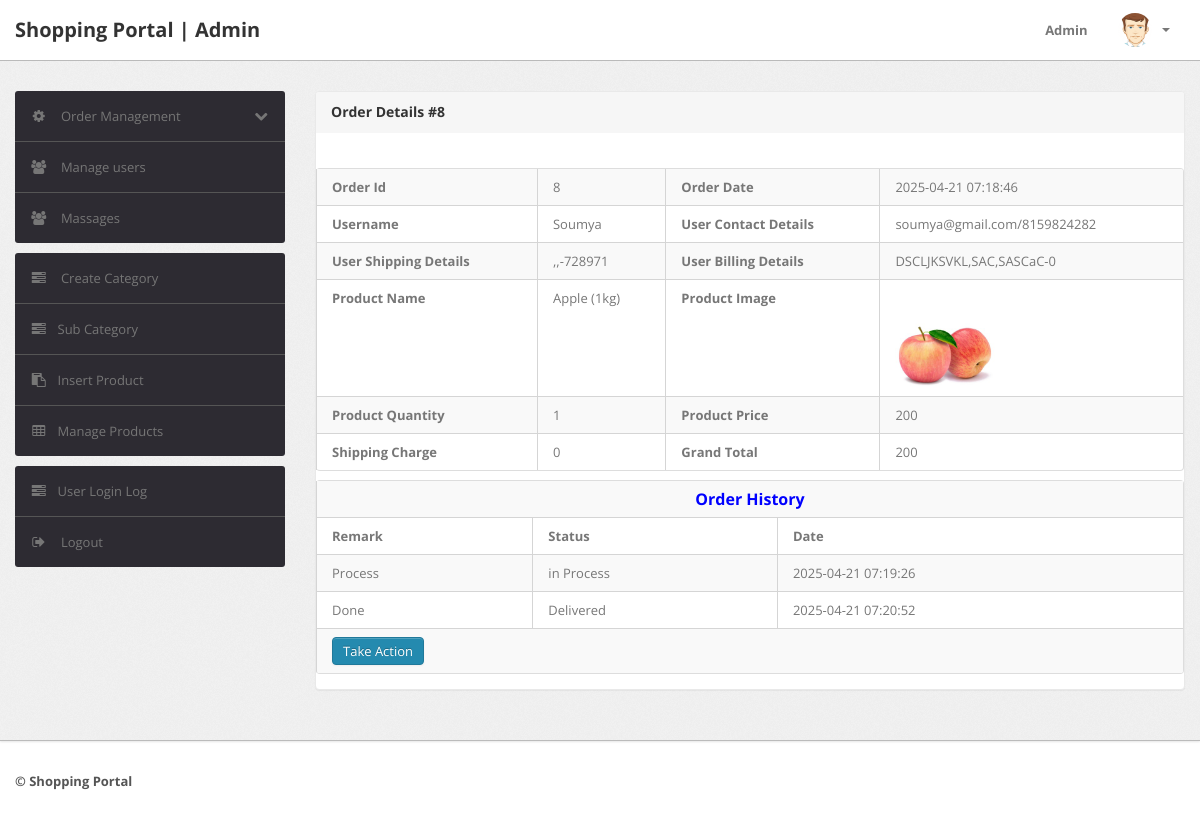
The app's page /Admin/order-details.php?oid=8 (signed in) with its own data.
### tables this page shows
CREATE TABLE `orders` (
  `id` int(11) NOT NULL,
  `userId` int(11) NOT NULL,
  `productId` varchar(255) NOT NULL,
  `quantity` int(11) NOT NULL,
  `orderDate` timestamp NOT NULL DEFAULT current_timestamp(),
  `paymentMethod` varchar(50) DEFAULT NULL,
  `orderStatus` varchar(55) DEFAULT NULL
);

CREATE TABLE `users` (
  `id` int(11) NOT NULL,
  `name` varchar(255) NOT NULL,
  `email` varchar(255) NOT NULL,
  `contactno` bigint(11) NOT NULL,
  `password` varchar(255) NOT NULL,
  `shippingAddress` longtext NOT NULL,
  `shippingState` varchar(255) NOT NULL,
  `shippingCity` varchar(255) NOT NULL,
  `shippingPincode` int(11) NOT NULL,
  `billingAddress` longtext NOT NULL,
  `billingState` varchar(255) NOT NULL,
  `billingCity` varchar(255) NOT NULL,
  `billingPincode` int(11) NOT NULL,
  `regDate` timestamp NOT NULL DEFAULT current_timestamp(),
  `updationDate` varchar(255) NOT NULL
);

CREATE TABLE `products` (
  `id` int(11) NOT NULL,
  `category` int(11) NOT NULL,
  `subCategory` int(11) NOT NULL,
  `productName` varchar(255) NOT NULL,
  `productCompany` varchar(255) NOT NULL,
  `productPrice` int(11) NOT NULL,
  `productPriceBeforeDiscount` int(11) NOT NULL,
  `productDescription` longtext NOT NULL,
  `productImage1` varchar(255) NOT NULL,
  `productImage2` varchar(255) NOT NULL,
  `productImage3` varchar(255) NOT NULL,
  `shippingCharge` int(11) NOT NULL,
  `productAvailability` varchar(255) NOT NULL,
  `postingDate` timestamp NOT NULL DEFAULT current_timestamp(),
  `updationDate` varchar(255) NOT NULL
);

CREATE TABLE `ordertrackhistory` (
  `id` int(11) NOT NULL,
  `orderId` int(11) NOT NULL,
  `status` varchar(255) NOT NULL,
  `remark` mediumtext NOT NULL,
  `postingDate` timestamp NOT NULL DEFAULT current_timestamp()
);

### Admin/order-details.php (the view, shortened to what this page needs)
<?php
include('include/config.php');
if(strlen($_SESSION['alogin'])==0)
	{
header('location:index.php');
}
else{
?>
<!DOCTYPE html>
<html lang="en">
<head>
	<link type="text/css" href="bootstrap/css/bootstrap.min.css" rel="stylesheet">
	<link type="text/css" href="bootstrap/css/bootstrap-responsive.min.css" rel="stylesheet">
	<link type="text/css" href="css/theme.css" rel="stylesheet">
	<link type="text/css" href="images/icons/css/font-awesome.css" rel="stylesheet">
</head>
<body>
<?php include('include/header.php');?>
	<div class="wrapper">
		<div class="container">
			<div class="row">
<?php include('include/sidebar.php');?>
			<div class="span9">
					<div class="content">
	<div class="module">
							<div class="module-head">
								<h3>Order Details #<?php echo intval($_GET['oid']);?></h3>
							</div>
							<div class="module-body table">
									<br />
					<div class="table-responsive">
			<table cellpadding="0" cellspacing="0" border="0" class="datatable-1 table table-bordered table-striped	 display table-responsive" >
<tbody>
<?php
$orderid=intval($_GET['oid']);
$query=mysqli_query($con,"select orders.id as oid,users.name as username,users.email as useremail,users.contactno as usercontact,users.shippingAddress as shippingaddress,users.shippingCity as shippingcity,users.shippingState as shippingstate,users.shippingPincode as shippingpincode,products.productName as productname,products.shippingCharge as shippingcharge,orders.quantity as quantity,orders.orderDate as orderdate,products.productPrice as productprice,billingAddress,billingState,billingCity,billingPincode,products.id as pid,productImage1,shippingcharge from orders join users on  orders.userId=users.id join products on products.id=orders.productId where orders.id='$orderid'");
$cnt=1;
while($row=mysqli_fetch_array($query))
{
?>
										<tr>
											<th>Order Id</th>
											<td><?php echo htmlentities($row['oid']);?></td>
											<th>Order Date</th>
											<td><?php echo htmlentities($row['orderdate']);?></td>
										</tr>
										<tr>
											<th>Username</th>
											<td><?php echo htmlentities($row['username']);?></td>
											<th>User Contact Details</th>
											<td><?php echo htmlentities($row['useremail']);?>/<?php echo htmlentities($row['usercontact']);?></td>
										</tr>
										<tr>
										<th>User Shipping Details</th>
											<td><?php echo htmlentities($row['billingAddress'].",".$row['billingCity'].",".$row['billingState']."-".$row['shippingpincode']);?></td>
												<th>User Billing Details</th>
											<td><?php echo htmlentities($row['shippingaddress'].",".$row['shippingcity'].",".$row['shippingstate']."-".$row['billingPincode']);?></td>
										</tr>
										<tr>
											<th>Product Name</th>
											<td><?php echo htmlentities($row['productname']);?></td>
												<th>Product Image</th>
											<td><img src="productimages/<?php echo htmlentities($row['pid']."/".$row['productImage1']);?>" width="100"></td>
										</tr>
										<tr>
											<th>Product Quantity</th>
											<td><?php echo htmlentities($row['quantity']);?></td>
												<th>Product Price</th>
											<td><?php echo htmlentities($row['productprice']);?></td>
										</tr>
										<tr>
											<th>Shipping Charge</th>
										<td>	<?php echo htmlentities($row['shippingcharge']);?></td>
											<th>Grand Total</th>
											<td><?php echo htmlentities($row['quantity']*$row['productprice']+$row['shippingcharge']);?></td>
										</tr>
										</tbody>
								</table>
								<?php $cnt=$cnt+1; } ?>
<?php
$ret = mysqli_query($con,"SELECT * FROM ordertrackhistory WHERE orderId='$orderid'");
$count=mysqli_num_rows($ret);
?>
			<table cellpadding="0" cellspacing="0" border="0" class="table table-bordered table-striped" style="margin-top:1%;" >
<?php if($count>0){ ?>
	<tr>
		<th colspan="4" style="color:blue; font-size:16px; text-align:center;">Order History</th>
	</tr>
	<tr>
		<th>Remark</th>
		<th>Status</th>
		<th>Date</th>
	</tr>
<?php while($row=mysqli_fetch_array($ret)){?>
      <tr>
      <td><?php echo $row['remark'];?></td>
      <td><?php echo $row['status'];?></td>
      <td><?php echo $row['postingDate'];?></td>
    </tr>
   <?php }} ?>
										<tr>
											<td colspan="4">    <a href="updateorder.php?oid=<?php echo htmlentities($orderid);?>" title="Update order" target="_blank" class="btn btn-primary">Take Action</a>
											</td>
											</tr>
										</table>
							</div>
							</div>
						</div>
					</div>
				</div>
			</div>
		</div>
	</div>
<?php include('include/footer.php');?>
</body>
<?php } ?>

### Admin/include/header.php (shortened to what this page needs)
<div class="navbar navbar-fixed-top">
		<div class="navbar-inner">
			<div class="container">
			  	<a class="brand" href="#">
			  		Shopping Portal | Admin
			  	</a>
				<div class="nav-collapse collapse navbar-inverse-collapse">
					<ul class="nav pull-right">
						<li><a href="#">
							Admin
						</a></li>
						<li class="nav-user dropdown">
							<a href="#" class="dropdown-toggle" data-toggle="dropdown">
								<img src="images/user.png" class="nav-avatar" />
								<b class="caret"></b>
							</a>
						</li>
					</ul>
				</div>
			</div>
		</div>
	</div>

### Admin/include/sidebar.php (shortened to what this page needs)
<div class="span3">
					<div class="sidebar">
<ul class="widget widget-menu unstyled">
							<li>
								<a class="collapsed" data-toggle="collapse" href="#togglePages">
									<i class="menu-icon icon-cog"></i>
									<i class="icon-chevron-down pull-right"></i><i class="icon-chevron-up pull-right"></i>
									Order Management
								</a>
							</li>
							<li>
								<a href="manage-users.php">
									<i class="menu-icon icon-group"></i>
									Manage users
								</a>
							</li>
							<li>
								<a href="massage.php">
									<i class="menu-icon icon-group"></i>
									Massages
								</a>
							</li>
						</ul>
						<ul class="widget widget-menu unstyled">
                                <li><a href="category.php"><i class="menu-icon icon-tasks"></i> Create Category </a></li>
                                <li><a href="subcategory.php"><i class="menu-icon icon-tasks"></i>Sub Category </a></li>
                                <li><a href="insert-product.php"><i class="menu-icon icon-paste"></i>Insert Product </a></li>
                                <li><a href="manage-products.php"><i class="menu-icon icon-table"></i>Manage Products </a></li>
                            </ul>
						<ul class="widget widget-menu unstyled">
							<li><a href="user-logs.php"><i class="menu-icon icon-tasks"></i>User Login Log </a></li>
							<li>
								<a href="logout.php">
									<i class="menu-icon icon-signout"></i>
									Logout
								</a>
							</li>
						</ul>
					</div>
				</div>

### Admin/include/footer.php
<div class="footer">
	<div class="container">
		<b class="copyright">&copy;  Shopping Portal </b>
	</div>
</div>

### Admin/css/theme.css (style rules this page uses)
body { font-size: 13px; font-family: 'Open Sans', Arial, sans-serif; background: #fff; color: #777 }
h1, h2, h3, h4, h5, h6 { color: #333; margin-top: 0 }
h3 { font-size: 20px }
strong, b { color: #555 }
.wrapper { background: url(../images/bg.png) #eee; border-bottom: 1px solid #bbb; -webkit-box-shadow: 0 1px 2px rgba(0,0,0,0.1); -moz-box-shadow: 0 1px 2px rgba(0,0,0,0.1); box-shadow: 0 1px 2px rgba(0,0,0,0.1); padding: 30px 0 }
.footer { color: #999; padding: 30px 0 60px }
body [class^="icon-"], body [class*=" icon-"] { font-size: 14px; line-height: 20px; height: 20px }
.module { background: #fff; -webkit-border-radius: 3px; -moz-border-radius: 3px; border-radius: 3px; border: 1px solid #ccc; border-bottom-color: #bbb; -webkit-box-shadow: 0 0 1px rgba(0,0,0,0.2); -moz-box-shadow: 0 0 1px rgba(0,0,0,0.2); box-shadow: 0 0 1px rgba(0,0,0,0.2); margin-bottom: 30px }
.navbar { position: static!important; margin: 0!important }
.navbar .navbar-inner { background: #fff; border-bottom: 1px solid #bbb; -webkit-box-shadow: 0 1px 2px rgba(0,0,0,0.15); -moz-box-shadow: 0 1px 2px rgba(0,0,0,0.15); box-shadow: 0 1px 2px rgba(0,0,0,0.15) }
.navbar .brand { color: #333; font-weight: bold; font-size: 20px; margin-right: 20px; padding: 20px }
.navbar .nav>li>a { padding: 20px 15px; font-weight: bold; color: #777 }
.nav-user>a { height: 20px }
.nav-avatar { width: 34px; height: 34px; margin: -7px 5px 0 0; -webkit-border-radius: 50%; -moz-border-radius: 50%; border-radius: 50% }
.btn, .btn-box { -webkit-border-radius: 3px; -moz-border-radius: 3px; border-radius: 3px }
.btn { font-size: 13px; font-weight: 600 }
.btn { display: inline-block; margin-bottom: 0; font-weight: 400; text-align: center; vertical-align: middle; cursor: pointer; background-image: none; border: 1px solid transparent; white-space: nowrap; padding: 4px 10px; font-size: 13px; line-height: 1.42857; border-radius: 4px; -webkit-user-select: none; -moz-user-select: none; -ms-user-select: none; user-select: none }
.btn-primary { color: #fff; background-color: #248aaf; border-color: #20799a }
.table { margin-bottom: 0 }
.table th, .table td { border-color: #d5d5d5!important }
.table-bordered thead:first-child tr:first-child>th:last-child, .table-bordered tbody:first-child tr:first-child>td:last-child { -webkit-border-top-right-radius: 2px; -moz-border-radius-topright: 2px; border-top-right-radius: 2px }
.table-bordered thead:last-child tr:last-child>th:first-child, .table-bordered tbody:last-child tr:last-child>td:first-child, .table-bordered tfoot:last-child tr:last-child>td:first-child { -webkit-border-bottom-left-radius: 2px; -moz-border-radius-bottomleft: 2px; border-bottom-left-radius: 2px }
.table-bordered thead:last-child tr:last-child>th:last-child, .table-bordered tbody:last-child tr:last-child>td:last-child, .table-bordered tfoot:last-child tr:last-child>td:last-child { -webkit-border-bottom-right-radius: 2px; -moz-border-radius-bottomright: 2px; border-bottom-right-radius: 2px }
.widget-menu { background: #fff; -webkit-border-radius: 3px; -moz-border-radius: 3px; border-radius: 3px; overflow: hidden }
.widget-menu a { color: #555; display: block; line-height: 20px; padding: 15px; text-decoration: none!important }
.widget-menu .menu-icon { margin-right: 10px; color: #767676; -webkit-transition: all .2s ease-in-out; -moz-transition: all .2s ease-in-out; transition: all .2s ease-in-out; }
.widget-menu>li+li { border-top: 1px solid #555 }
.widget-menu>li>a { background-color: #2d2b32; color: #767676; -webkit-transition: all .2s ease-in-out; -moz-transition: all .2s ease-in-out; transition: all .2s ease-in-out; }
.widget-menu>li>a .icon-chevron-down { display: none }
.widget-menu>li>a.collapsed .icon-chevron-down { display: block }
.module { box-shadow: 0 0 3px rgba(0,0,0,.1); border-color: #e9e9e9; margin-bottom: 20px; background-color: #fff; border-radius: 4px; -webkit-box-shadow: 0 1px 1px rgba(0,0,0,.05); box-shadow: 0 1px 1px rgba(0,0,0,.05); }
.module-head { color: #767676; background-color: #f6f6f6; border-color: #e9e9e9; padding: 10px 15px; border-bottom: 1px solid transparent; border-top-right-radius: 3px; border-top-left-radius: 3px; }
.module-head h3 { font-size: 14px; line-height: 20px; height: 20px; margin: 0 }
.module-body { padding: 15px }
.module-body.table { padding: 15px 0 }
.module-body.table .table th, .module-body.table .table td { padding-left: 15px; padding-right: 15px }

### records on screen
orders: id "8", orderDate "2025-04-21 07:18:46", userId.name "Soumya", userId.email "soumya@gmail.com", userId.contactno "8159824282", userId.shippingPincode ",,-728971", userId.billingPincode "DSCLJKSVKL,SAC,SASCaC-0", productId.productName "Apple (1kg)", productId.productImage1 (picture), quantity "1", productId.productPrice "200", productId.shippingCharge "0", $row['quantity']*$row['productprice']+$row['shippingcharge'] "200"
ordertrackhistory: remark "Process", status "in Process", postingDate "2025-04-21 07:19:26"
ordertrackhistory: remark "Done", status "Delivered", postingDate "2025-04-21 07:20:52"

### other values on screen
$_GET['oid'] "8"
